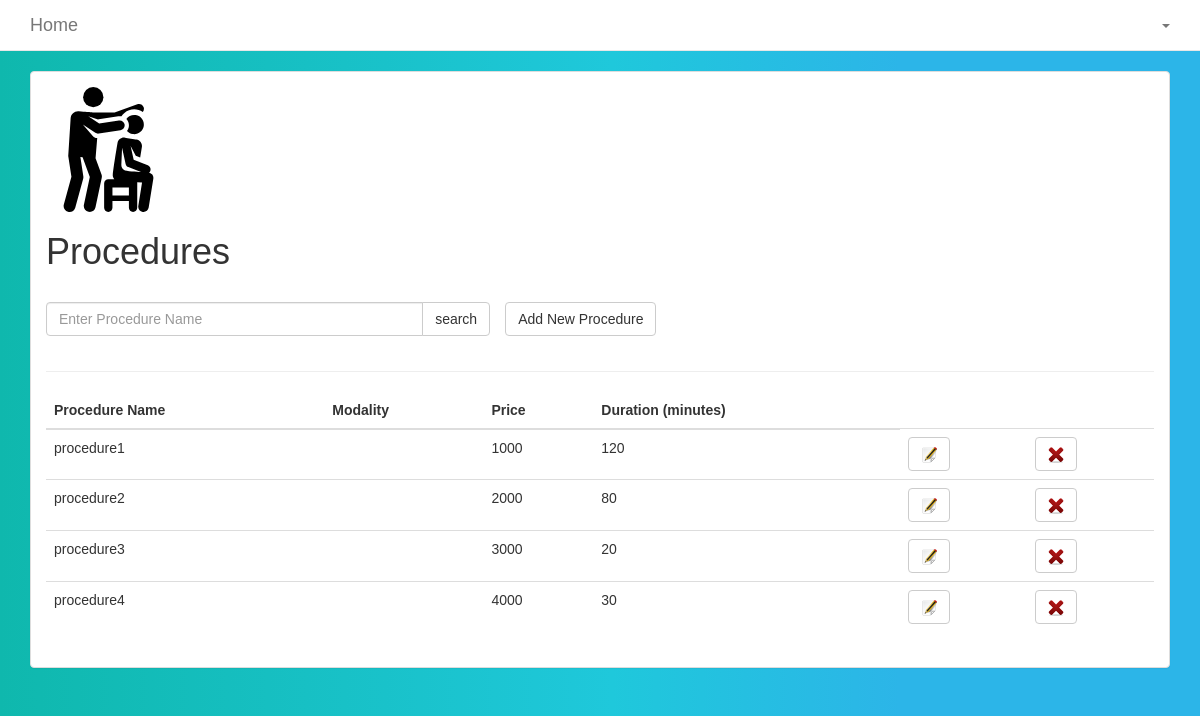
/procedures (signed in), run on the app's committed database.
### tables this page shows
CREATE TABLE `procedures` (
  `procedure_id` int(11) NOT NULL,
  `procedure_name` varchar(20) NOT NULL,
  `Modality` varchar(2) NOT NULL,
  `price` double DEFAULT NULL,
  `duration` int(11) DEFAULT NULL,
  `created_by` varchar(60) DEFAULT NULL,
  `created_on` timestamp NOT NULL DEFAULT CURRENT_TIMESTAMP ON UPDATE CURRENT_TIMESTAMP
);

### app/conn_db.php (called while the page is built, shortened)
<?php
$conn = "";
function affected() {
    global $conn, $rows_affected;
    $rows_affected = mysqli_affected_rows($conn);
    if ($rows_affected < 1) {
        $error_sql ="No information added to or retreived from database. Try checking your parameters" . "<br>";
        error_handler($error_sql, mysqli_errno($conn), mysqli_error($conn));
        return 0;
    }
    else {
        return $rows_affected;
    }
}
function db_query($sql) {
    global $conn;
    $result = $conn->query($sql);
    if ($result == FALSE) {
        $error_sql = "Error querying db, check sql statement" . "<br>";
        error_handler($error_sql, mysqli_errno($conn), mysqli_error($conn));
    }
    else {
        return $result;
    }
}
?>

### views_admin/procedures.php (the view, shortened to what this page needs)
<?php
$sql_procedures = "SELECT * FROM procedures";
$procedure = db_query($sql_procedures);
?>
<div class="section">
      <div class="container">
      <div class="panel panel-default panel-faded">
                <div class="panel-body">
        <div class="row">
                    <div class="col-md-12">
                        <img src="assets/img/procedures.svg" class="img-responsive" width="125" height="125">
                    </div>
                    <div class="col-md-12">
                        <h1>Procedures</h1>
                    </div>
                </div> <br>
            <div class="row">
                <a class="btn btn-default" href="newprocedure">Add New Procedure</a>
                <div class="col-md-5">
                  <form role="form" method="post">
                    <div class="form-group">
                      <div class="input-group">
                        <input type="text" class="form-control" name="search" placeholder="Enter Procedure Name">
                        <span class="input-group-btn">
                        <button class="btn btn-default" type="submit">search</button>
                        </span>
                      </div>
                    </div>
                  </form>
                </div>
            </div>
        <div class="row">
          <div class="col-md-12">
            <hr>
          </div>
        </div>
        <div class="row">
          <div class="col-md-12">
                <table class ="table table-hover">
                    <thead>
                      <tr>
                          <th>Procedure Name</th>
                          <th>Modality</th>
                          <th>Price</th>
                          <th>Duration (minutes)</th>
                      </tr>
                    </thead>
                    <tbody>
                   <?php
                   while ($row = $procedure->fetch_assoc()) {
                       ?>
                    <tr>
                        <td><?php echo $row["procedure_name"];?></td>
                        <td><?php echo $row["modality"];?></td>
                        <td><?php echo $row["price"];?></td>
                        <td><?php echo $row["duration"];?></td>
                        <td><a class="btn btn-default" title="edit" href="edit_procedure?id=<?php echo $row['procedure_id'];?>"> <img src="assets/img/edit.png"></a></td>
                        <td><a class="btn btn-default" title="delete" href="procedures?delete=<?php echo $row['procedure_name'] . "&id=" . $row['procedure_id'];?>"> <img src="assets/img/delete.png"></a></td>
                    </tr>
                   <?php }
                   ?>
                    </tbody>
                </table>
          </div>
        </div>
      </div>
    </div>
</div>
</div>

### assets/css/style.css (style rules this page uses)
body { background:linear-gradient(90deg, #0fb8ad 0%, #1fc8db 51%, #2cb5e8 75%); font-family: Arial,sans-serif; }

### data on the page
procedures: procedure_name "procedure1", price "1000", duration "120"
procedures: procedure_name "procedure2", price "2000", duration "80"
procedures: procedure_name "procedure3", price "3000", duration "20"
procedures: procedure_name "procedure4", price "4000", duration "30"
